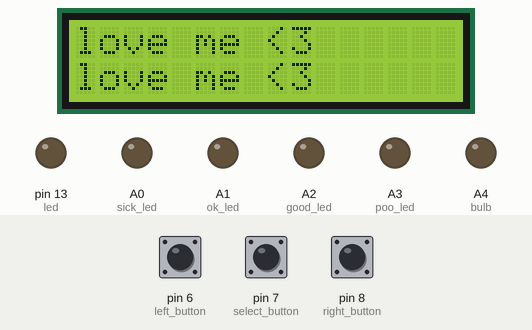
Simulated run of this sketch. Board: Arduino Uno, built with avr-gcc and run on an emulated ATmega328P. Parts: 16×2 character LCD, output pins drawn as LEDs (lit = HIGH). Inputs (shaded band) come from the test bench; at power-on: pin 7 (select_button) LOW, pin 6 (left_button) LOW, pin 8 (right_button) LOW.

Above: at 3.1 s.
At 5.7 s:
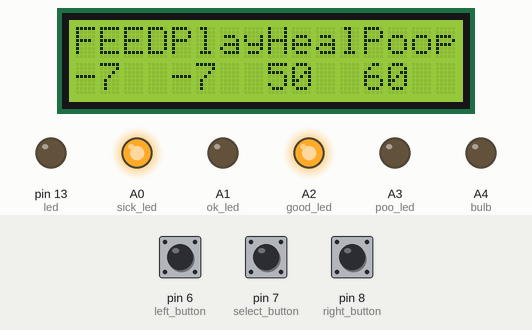
5.8 s: pin 7 (select_button) pulled HIGH for 1 s
At 6.2 s:
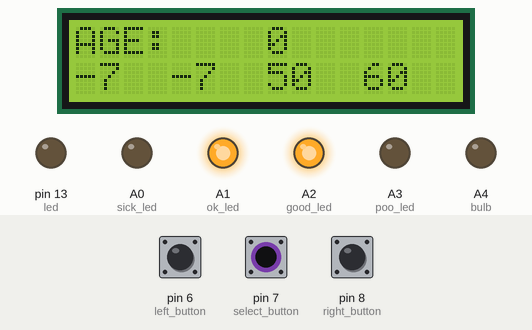
8.3 s: pin 7 (select_button) pulled HIGH for 3.2 s
At 11.5 s:
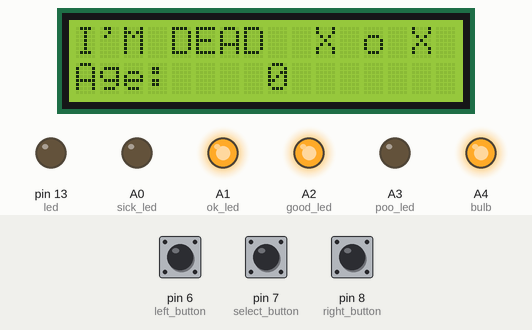
Timing chart, 0 to 22.7 s (numbered marks = the images above; inputs shaded):
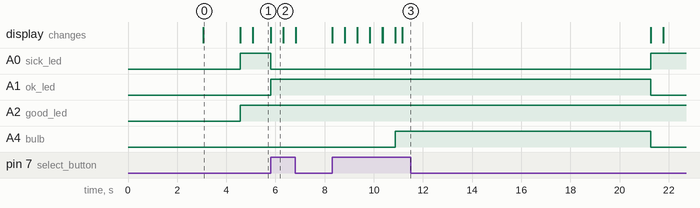

Measured:
- after the input at 5.8 s, A0 (sick_led): HIGH → LOW at once; A1 (ok_led): LOW → HIGH at once; the display: changes at once (image 2)
- after the input at 8.3 s, A0 (sick_led): LOW → HIGH after 13.0 s; A1 (ok_led): HIGH → LOW after 13.0 s; A4 (bulb): LOW → HIGH after 2.6 s, → LOW 10.4 s later; the display: first changes at once (image 3 shows a later state)
- what the display in image 0 shows lasts 1.5 s, from 3.1 s to 4.6 s
- what the display in image 2 shows lasts 0.5 s, from 5.8 s to 6.3 s

The sketch:

Tomodatchi.ino
```cpp
// (licence header left out)
/////////////////////////////////////////////////////////////////
// Sketch by Angela Gu and Kaitlyn Diederichs for McHacks 2016 //
/////////////////////////////////////////////////////////////////

#include <LiquidCrystal.h>

LiquidCrystal lcd(12, 11, 5, 4, 3, 2); // set interface pins for lcd screen
int led = 13;
int left_button = 6;
int select_button = 7;
int right_button = 8;

int sick_led = A0;
int ok_led = A1;
int good_led = A2;
int poo_led = A3;
int bulb = A4;

int option = 0;
int age = 0;
int belly = 0;
int happy = 0;
int poo = 50;
int sick = 50;
int perfect = 0;

void newLife();
boolean isSick();
boolean isPoop();
void decay();
void meds();
void change_diaper();
void older();
void isHappy();
boolean isDead();
void feed();
void play();


int counter = 0;

void setup() {

  pinMode(led, OUTPUT);
  pinMode(left_button, INPUT);
  pinMode(right_button, INPUT);
  pinMode(select_button, INPUT);

  pinMode(sick_led, OUTPUT);
  pinMode(ok_led, OUTPUT);
  pinMode(good_led, OUTPUT);
  pinMode(poo_led, OUTPUT);
  pinMode(bulb, OUTPUT);

  option = 0;
  counter = 0;

  newLife();

  // set up the LCD's number of columns and rows:
  lcd.begin(16, 2);
  // Print a message to the LCD.
  lcd.print("hello, I'm bob! ");
  lcd.setCursor(0, 1);
  lcd.print("love me <3      ");
  delay(3000);
  lcd.setCursor(0, 0);
  lcd.print("love me <3      ");
	delay(1500);
}


void loop() {
    // set the cursor to column 0, line 1
  // (note: line 1 is the second row, since counting begins with 0):

  decay();
  older();
  if(isDead()){
    digitalWrite(bulb, HIGH);
    lcd.setCursor(0, 0);
    lcd.print("I'M DEAD  X o X ");
    lcd.setCursor(0, 1);
    lcd.print("Age:            ");
    lcd.setCursor(8, 1);
    lcd.print(age);
    return;
  } else
  { digitalWrite(bulb, LOW); }
  isHappy();

  lcd.setCursor(0, 0);

  lcd.print("AGE:            ");
  lcd.setCursor(8, 0);
  lcd.print(age);
  delay(500);

  lcd.setCursor(0,0);

  lcd.print("FeedPlayHealPoop");
  lcd.setCursor(0,1);
  lcd.print("                ");
  lcd.setCursor(0,1);
  lcd.print(belly);
  lcd.setCursor(4,1);
  lcd.print(happy);
  lcd.setCursor(8,1);
  lcd.print(sick);
  lcd.setCursor(12,1);
  lcd.print(poo);

  int cursor_location = 0;
  // set the cursor to column 0, line 1
  // (note: line 1 is the second row, since counting begins with 0):

  lcd.setCursor(cursor_location, 0);
  // print the number of seconds since reset:

  bool select_pressed = false;

  while (!select_pressed)
  {
    option = cursor_location;
    lcd.setCursor(0,0);
    switch(option)
    {
      case 0:
        lcd.print("FEEDPlayHealPoop");
       	break;
      case 4:
      	lcd.print("FeedPLAYHealPoop");
      	break;
      case 8:
      	lcd.print("FeedPlayHEALPoop");
      	break;
      case 12:
      	lcd.print("FeedPlayHealPOOP");
      	break;
      default:
        lcd.print("oops!");
    }

    cursor_location = option;

    select_pressed = (digitalRead(select_button) == HIGH);

    if (select_pressed) {break;}


    bool right_pressed = false;
    bool left_pressed = false;

    while(!(left_pressed || right_pressed))
    {
      select_pressed = (digitalRead(select_button) == HIGH);

      if (select_pressed) {break;}
      if ((digitalRead(left_button) == HIGH)&&(cursor_location > 0))
      {
      	cursor_location -= 4;
        left_pressed = true;
      } else if ((digitalRead(right_button) == HIGH) && (cursor_location < 12))
      {
        cursor_location += 4;
        right_pressed = true;
      }
      delay(10);
    }

    if (select_pressed)
      break;

   select_pressed = (digitalRead(select_button) == HIGH);

  }

  if(option == 0){
    feed();
    option = 0;
  } else if(option == 4){
    play();
    option = 0;
  } else if(option == 8){
    meds();
    option = 0;
  } else if(option == 12){
    change_diaper();
    option = 0;
  }

counter ++;

} // end of main loop

void newLife(){
  option = 0;
  age = 0;
  belly = 0;
  happy = 0;
  poo = 50;
  sick = 50;
  perfect = 0;
}

boolean isSick(){
        if (sick > 50 + age*3){
            return true;
        }
        else{
            return false;
        }
    }

boolean isPoop(){
        if (poo > 55 + age*3 ){
            return true;
          	digitalWrite(poo_led, LOW);
        }
        else{
            return false;
            digitalWrite(poo_led, HIGH);
        }
    }

void decay(){
  if(isSick()){
    digitalWrite(sick_led, LOW);
    digitalWrite(ok_led, HIGH);
    digitalWrite(good_led, HIGH);
    belly-=15;
    happy-=20;
    poo+=10;
    sick+=15;
    }else if (isPoop() || belly < 0 || happy <0){
      digitalWrite(sick_led, HIGH);
      digitalWrite(ok_led, LOW);
      digitalWrite(good_led, HIGH);
      sick+=10;
      poo+=5;
      happy-=10;
      belly-=7;
    } else{

      digitalWrite(sick_led, HIGH);
      digitalWrite(ok_led, LOW);
      digitalWrite(good_led, HIGH);

      poo+=10;
      belly-=7;
      happy-=7;
    }
}

void meds(){
  if(isSick()){
    sick = 0;
  }
}

void change_diaper(){
  if(isPoop()){
    poo = 0;
  }
}

void older(){
  if (perfect > 3 + age){
    age++;
    perfect = 0;
    happy +=10;
  }
}

void isHappy(){
  if (happy > 150 & belly > 150){
    perfect++;
    digitalWrite(good_led, LOW);
    digitalWrite(ok_led, HIGH);
    digitalWrite(sick_led, HIGH);
  } else{
    digitalWrite(good_led, HIGH);
    if (isSick()){ digitalWrite(ok_led, HIGH);	digitalWrite(sick_led, LOW);}
    else { digitalWrite(ok_led, LOW);	digitalWrite(sick_led, HIGH);}
  }
}

boolean isDead(){
  if(sick > 150 + 2*age || age == 16){
    return true;
  }else{
    return false;
  }

  digitalWrite(sick_led, HIGH);
  digitalWrite(ok_led, HIGH);
  digitalWrite(good_led, HIGH);
  digitalWrite(poo_led, HIGH);

}

void feed(){
  happy +=20;
  belly +=50;
  if (happy > 175){
    happy = 175;
  }
  if (belly > 200){
    belly = 200;
  }
}

void play(){
  happy +=40;
  if (happy > 175){
    happy = 175;
  }
}
```
